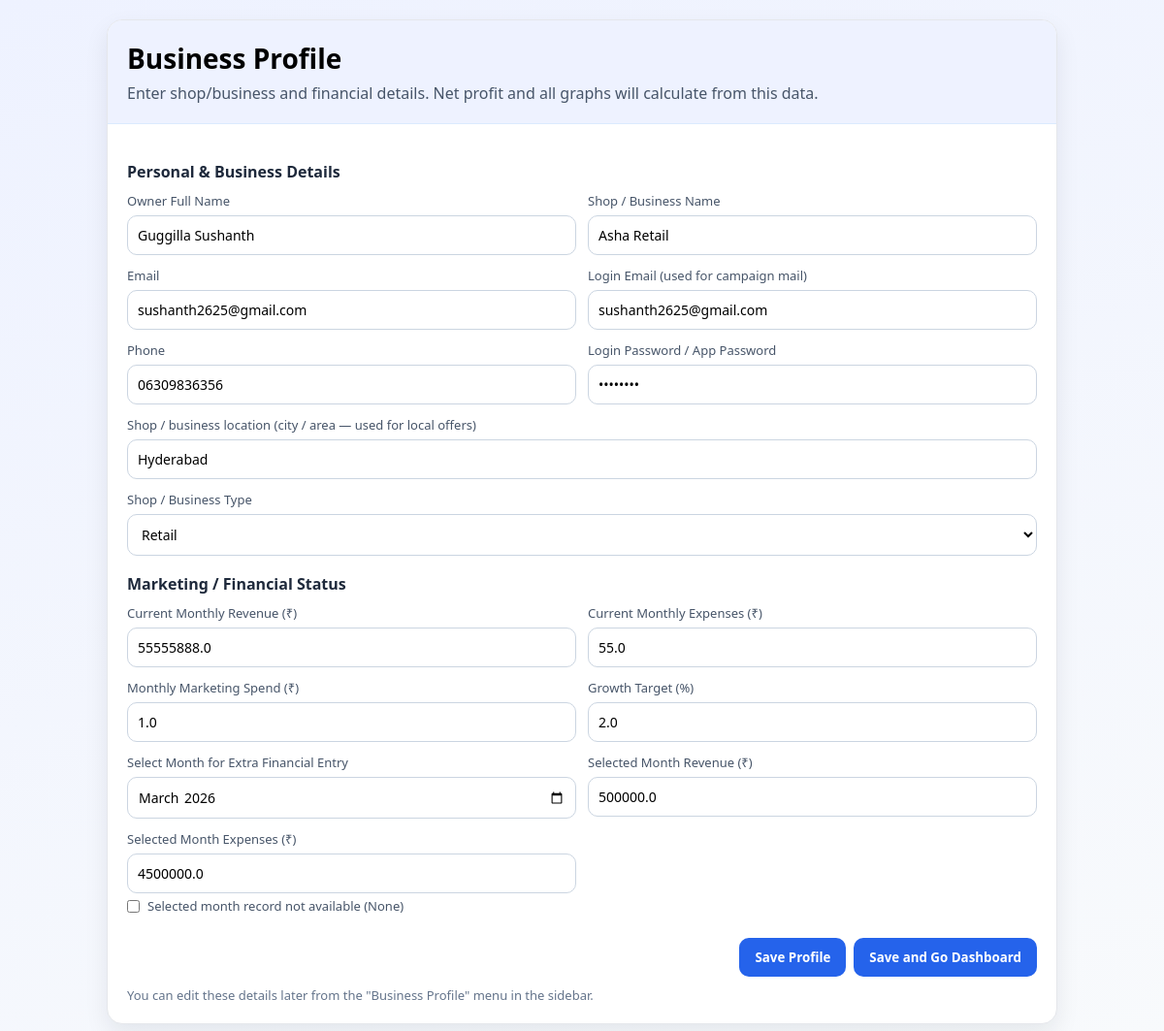
Screenshot of /business-profile (signed in) with the database file from the repository.
### tables this page shows
CREATE TABLE business_profile (
            id INTEGER PRIMARY KEY CHECK (id = 1),
            owner_name TEXT NOT NULL,
            business_name TEXT NOT NULL,
            email TEXT NOT NULL,
            phone TEXT NOT NULL,
            business_type TEXT NOT NULL,
            monthly_revenue REAL NOT NULL DEFAULT 0,
            monthly_expenses REAL NOT NULL DEFAULT 0,
            marketing_spend REAL NOT NULL DEFAULT 0,
            growth_target REAL NOT NULL DEFAULT 0
        , account_type TEXT NOT NULL DEFAULT 'business', location TEXT NOT NULL DEFAULT '', login_email TEXT NOT NULL DEFAULT '', login_password TEXT NOT NULL DEFAULT '');

CREATE TABLE monthly_financials (
            id INTEGER PRIMARY KEY AUTOINCREMENT,
            year_month TEXT NOT NULL UNIQUE,
            revenue REAL,
            expenses REAL,
            source TEXT NOT NULL DEFAULT 'manual'
        );

### app.py (the view, shortened to what this page needs)
@app.route("/business-profile", methods=["GET", "POST"])
def business_profile():
    if not business_profile_required():
        return redirect(url_for("root"))
    conn = get_db_connection()
    profile = get_business_profile(conn)
    selected_month = previous_month_key()
    selected_row = conn.execute(
        "SELECT revenue, expenses FROM monthly_financials WHERE year_month = ?",
        (selected_month,),
    ).fetchone()
    conn.close()
    return render_template(
        "login.html",
        profile=profile,
        active_page="business_profile",
        form_mode="profile",
        selected_financial_month=selected_month,
        selected_month_revenue=(selected_row["revenue"] if selected_row else ""),
        selected_month_expenses=(selected_row["expenses"] if selected_row else ""),
        location_error="",
    )

### app.py (called while the page is built)
def get_db_connection():
    conn = sqlite3.connect("database.db")
    conn.row_factory = sqlite3.Row
    return conn

def previous_month_key(reference_date=None):
    current = reference_date or date.today()
    year = current.year
    month = current.month - 1
    if month == 0:
        month = 12
        year -= 1
    return f"{year}-{month:02d}"

def get_business_profile(conn):
    return conn.execute("SELECT * FROM business_profile WHERE id = 1").fetchone()

def get_account_type(profile):
    if not profile:
        return None
    try:
        raw = profile["account_type"]
    except (KeyError, IndexError):
        raw = None
    t = (raw or "business").strip().lower()
    return t if t in ("business", "personal") else "business"

def session_matches_profile(profile):
    if not profile:
        return False
    auth = session.get("account_auth")
    if auth not in ("business", "personal"):
        return False
    return auth == get_account_type(profile)

def business_profile_required():
    conn = get_db_connection()
    profile = get_business_profile(conn)
    conn.close()
    return profile is not None and session_matches_profile(profile)

@app.context_processor
def inject_business_profile():
    conn = get_db_connection()
    profile = get_business_profile(conn)
    conn.close()
    if profile:
        owner_name = profile["owner_name"]
        business_name = profile["business_name"]
        avatar = "".join([part[0].upper() for part in owner_name.split()[:2]]) or "DB"
        is_personal_account = get_account_type(profile) == "personal"
    else:
        owner_name = "Owner Account"
        business_name = "Demo Business"
        avatar = "DB"
        is_personal_account = False
    return {
        "owner_name": owner_name,
        "business_name": business_name,
        "avatar_text": avatar,
        "is_personal_account": is_personal_account,
    }

### templates/login.html (shortened to what this page needs)
<!DOCTYPE html>
<html lang="en">
<head>
</head>
<body>
    <div class="card">
        <div class="header">
            <h1>{{ "Business Profile" if form_mode == "profile" else "Business Onboarding / Login" }}</h1>
            <p>Enter shop/business and financial details. Net profit and all graphs will calculate from this data.</p>
        </div>
        <div class="content">
            <form method="post">
                <div class="section-title">Personal & Business Details</div>
                <div class="grid">
                    <div>
                        <label>Owner Full Name</label>
                        <input name="owner_name" {% if form_mode == "login" %}required{% endif %} value="{{ profile['owner_name'] if profile else '' }}">
                    </div>
                    <div>
                        <label>Shop / Business Name</label>
                        <input name="business_name" {% if form_mode == "login" %}required{% endif %} value="{{ profile['business_name'] if profile else '' }}">
                    </div>
                    <div>
                        <label>Email</label>
                        <input type="email" name="email" {% if form_mode == "login" %}required{% endif %} value="{{ profile['email'] if profile else '' }}">
                    </div>
                    <div>
                        <label>Login Email (used for campaign mail)</label>
                        <input type="email" name="login_email" {% if form_mode == "login" %}required{% endif %} value="{{ profile['login_email'] if profile and 'login_email' in profile.keys() else '' }}">
                    </div>
                    <div>
                        <label>Phone</label>
                        <input name="phone" {% if form_mode == "login" %}required{% endif %} value="{{ profile['phone'] if profile else '' }}">
                    </div>
                    <div>
                        <label>Login Password / App Password</label>
                        <input type="password" name="login_password" {% if form_mode == "login" %}required{% endif %} value="{{ profile['login_password'] if profile and 'login_password' in profile.keys() else '' }}">
                    </div>
                    <div class="full">
                        <label>Shop / business location (city / area — used for local offers)</label>
                        <input name="location" {% if form_mode == "login" %}required{% endif %} placeholder="e.g. MG Road, Bengaluru" value="{% if profile %}{{ profile['location'] or '' }}{% endif %}">
                    </div>
                    <div class="full">
                        <label>Shop / Business Type</label>
                        <select name="business_type" {% if form_mode == "login" %}required{% endif %}>
                            {% set selected_type = profile['business_type'] if profile else 'Retail' %}
                            {% for t in ['Retail', 'E-commerce', 'Service', 'Restaurant', 'Manufacturing', 'Other'] %}
                            <option value="{{ t }}" {% if selected_type == t %}selected{% endif %}>{{ t }}</option>
                            {% endfor %}
                        </select>
                    </div>
                </div>
                <div class="section-title">Marketing / Financial Status</div>
                <div class="grid">
                    <div>
                        <label>Current Monthly Revenue (₹)</label>
                        <input type="number" step="0.01" name="monthly_revenue" {% if form_mode == "login" %}required{% endif %} value="{{ profile['monthly_revenue'] if profile else '' }}">
                    </div>
                    <div>
                        <label>Current Monthly Expenses (₹)</label>
                        <input type="number" step="0.01" name="monthly_expenses" {% if form_mode == "login" %}required{% endif %} value="{{ profile['monthly_expenses'] if profile else '' }}">
                    </div>
                    <div>
                        <label>Monthly Marketing Spend (₹)</label>
                        <input type="number" step="0.01" name="marketing_spend" {% if form_mode == "login" %}required{% endif %} value="{{ profile['marketing_spend'] if profile else '' }}">
                    </div>
                    <div>
                        <label>Growth Target (%)</label>
                        <input type="number" step="0.01" name="growth_target" {% if form_mode == "login" %}required{% endif %} value="{{ profile['growth_target'] if profile else '' }}">
                    </div>
                    <div>
                        <label>Select Month for Extra Financial Entry</label>
                        <input type="month" name="financial_month" id="financial-month" value="{{ selected_financial_month if selected_financial_month is defined else '' }}">
                    </div>
                    <div>
                        <label>Selected Month Revenue (₹)</label>
                        <input type="number" step="0.01" name="selected_month_revenue" id="selected-month-revenue" value="{{ selected_month_revenue if selected_month_revenue is defined else '' }}">
                    </div>
                    <div>
                        <label>Selected Month Expenses (₹)</label>
                        <input type="number" step="0.01" name="selected_month_expenses" id="selected-month-expenses" value="{{ selected_month_expenses if selected_month_expenses is defined else '' }}">
                        <label class="check-row">
                            <input type="checkbox" name="financial_month_none" id="financial-month-none">
                            Selected month record not available (None)
                        </label>
                    </div>
                </div>
                <div class="actions">
                    {% if form_mode == "profile" %}
                    <button type="submit" name="action" value="stay">Save Profile</button>
                    <button type="submit" name="action" value="dashboard" style="margin-left:8px;">Save and Go Dashboard</button>
                    {% else %}
                    <button type="submit">Save and Continue</button>
                    {% endif %}
                </div>
                <p class="hint">You can edit these details later from the "Business Profile" menu in the sidebar.</p>
            </form>
        </div>
    </div>
</body>
</html>

### templates/login.html (style rules this page uses)
* { box-sizing: border-box; margin: 0; padding: 0; font-family: "Segoe UI", sans-serif; }
body { min-height: 100vh; background: linear-gradient(160deg, #eef2ff, #f8fafc); display: grid; place-items: center; padding: 20px; }
.card { width: min(980px, 100%); background: #fff; border: 1px solid #e5e7eb; border-radius: 16px; box-shadow: 0 10px 24px rgba(15, 23, 42, 0.08); overflow: hidden; }
.header { padding: 20px; background: #eef2ff; border-bottom: 1px solid #dbeafe; }
.header h1 { font-size: 28px; margin-bottom: 6px; }
.header p { color: #475569; }
.content { padding: 20px; }
.grid { display: grid; grid-template-columns: repeat(2, minmax(200px, 1fr)); gap: 12px; }
label { font-size: 13px; color: #475569; display: block; margin-bottom: 6px; }
input, select { width: 100%; border: 1px solid #cbd5e1; border-radius: 10px; padding: 10px; font-size: 14px; background: #fff; }
.full { grid-column: 1 / -1; }
.section-title { margin: 18px 0 10px; font-weight: 700; color: #1e293b; }
.actions { margin-top: 18px; display: flex; justify-content: flex-end; }
button { border: none; background: #2563eb; color: #fff; padding: 11px 16px; border-radius: 10px; font-weight: 600; cursor: pointer; }
.hint { color: #64748b; font-size: 13px; margin-top: 10px; }
.check-row { display: flex; align-items: center; gap: 8px; margin-top: 4px; color: #475569; font-size: 13px; }
.check-row input { width: auto; }

### rows the page displays
business_profile: owner_name "Guggilla Sushanth", business_name "Asha Retail", email "sushanth2625@gmail.com", login_email "sushanth2625@gmail.com", phone "06309836356", location "Hyderabad", business_type "Retail", monthly_revenue "55555888.0", monthly_expenses "55.0", marketing_spend "1.0", growth_target "2.0"
monthly_financials: selected_month_revenue "500000.0", selected_month_expenses "4500000.0"
